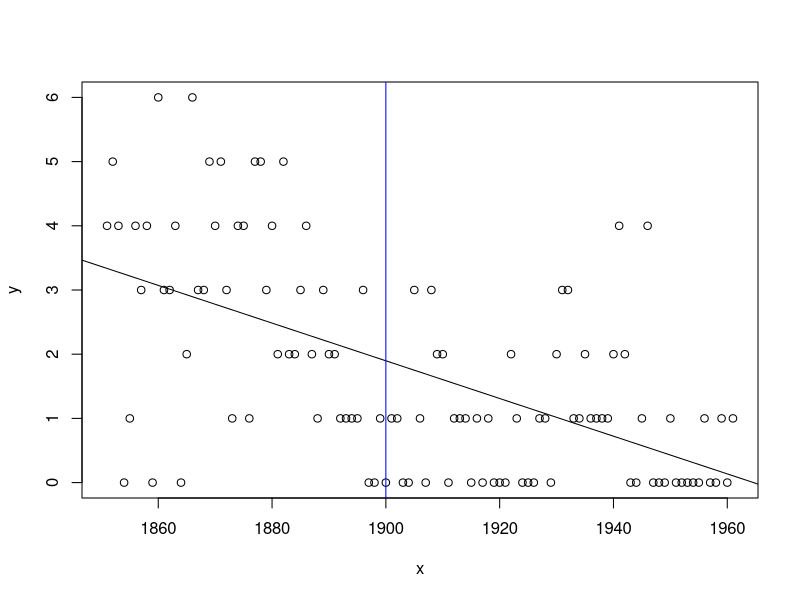
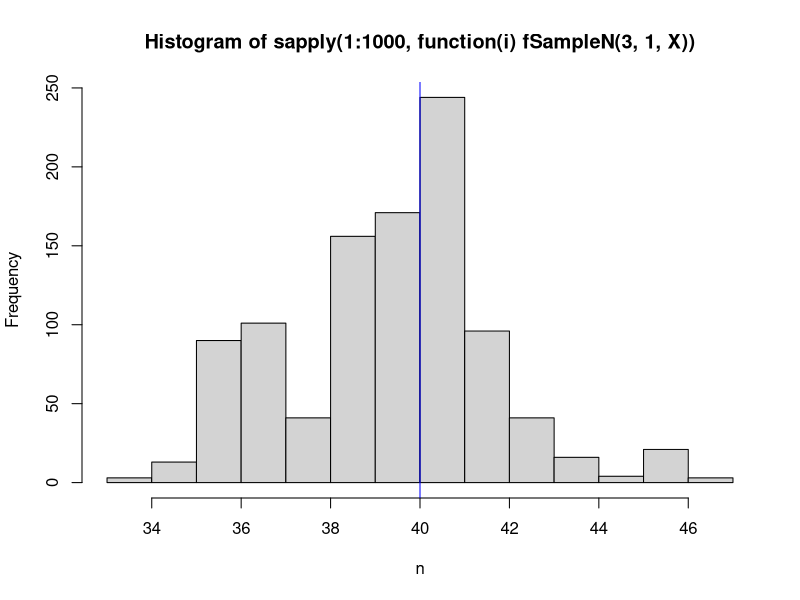
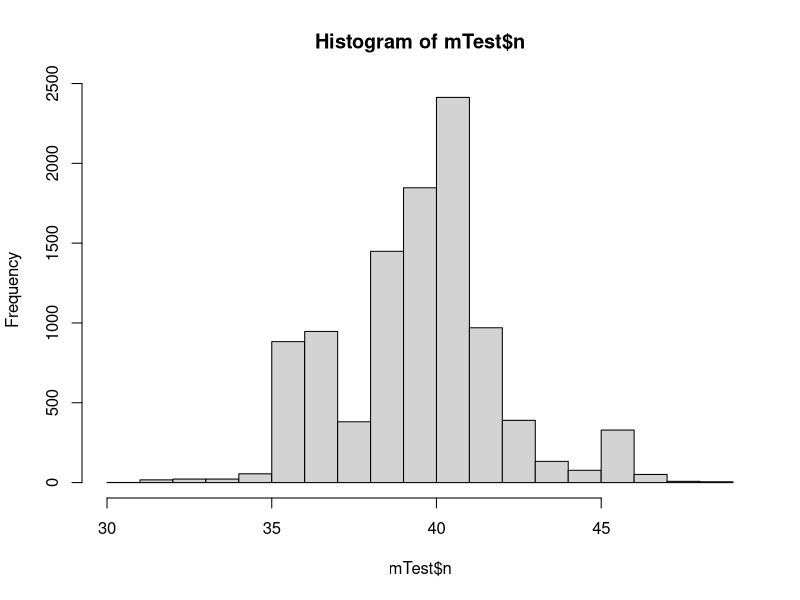

Here is the R script that generated these plots, in order: (Note: this script raises an error after producing the figures.)
## ---- chunk 1
coal_df <- read.csv("data/gibbs_coal.csv")
X <- coal_df$y
## ---- chunk 2
coal_df$y
## ---- chunk 3
plot(coal_df)
linear.model <- lm(coal_df$y ~ coal_df$x)
abline(linear.model)
summary(linear.model)

abline(v=1900, col="blue")
## ---- chunk 4
fPointnConditional <- function(n, X, lambda.1, lambda.2){
  N <- length(X)
  aSum.1 <- sum(X[1:n])
  aSum.2 <- sum(X[(n+1):N])
  if(n == 111){
    return(0)
  }else{
    return(lambda.1 ^ aSum.1 * exp(-n * lambda.1) * lambda.2 ^ aSum.2 *
             exp(-(N - n) * lambda.2))
  } 
}
  
## ---- chunk 5
fAllnConditional <- function(X, lambda.1, lambda.2){
  lProb <- sapply(seq_along(X), function(n) fPointnConditional(n, X, lambda.1, lambda.2))
  return(lProb / sum(lProb))
}

## ---- chunk 6
fSampleN <- function(lambda.1, lambda.2, X){
  sample(seq_along(X), 1, prob=fAllnConditional(X, lambda.1, lambda.2))
}
## ---- chunk 7
hist(sapply(1:1000, function(i) fSampleN(3, 1, X)), xlab='n')
abline(v=40, col="blue")
## ---- chunk 8
fSampleLambda1 <- function(X, a, b, n){
  aSum <- sum(X[1:n])
  return(rgamma(1, (a + aSum), (b + n)))
}
fSampleLambda2 <- function(X, a, b, n){
  N <- length(X)
  aSum <- sum(X[(n + 1):N])
  return(rgamma(1, (a + aSum), (b + N - n)))
}

## ---- chunk 9
fGibbsSingle <- function(n, lambda.1, lambda.2, X, a, b){
  n <- fSampleN(lambda.1, lambda.2, X)
  lambda.1 <- fSampleLambda1(X, a, b, n)
  lambda.2 <- fSampleLambda2(X, a, b, n)
  return(list(n=n, lambda.1=lambda.1, lambda.2=lambda.2))
}
## ---- chunk 10
fGibbs <- function(numIterations, n, lambda.1, lambda.2, X, a, b){
  mSamples <- matrix(nrow=numIterations, ncol=3)
  mSamples[1,] <- c(n, lambda.1, lambda.2)
  for(i in 2:numIterations){
    nPrev <- mSamples[(i - 1), 1]
    lambda.1Prev <- mSamples[(i - 1), 2]
    lambda.2Prev <- mSamples[(i - 1), 3]
    lParams <- fGibbsSingle(nPrev, lambda.1Prev, lambda.2Prev, X, a, b)
    mSamples[i,] <- c(lParams$n, lParams$lambda.1, lParams$lambda.2)
  }
  colnames(mSamples) <- c("n", "lambda.1", "lambda.2")
  return(as.data.frame(mSamples))
}
## ---- chunk 11
mTest <- fGibbs(10000, 40, 3, 1, X, 1, 1)
hist(mTest$n)
## ---- chunk 12
library("coda")
HPDinterval(obj = mTest)
## ---- chunk 13
library("bayestestR")
ci(mTest, method = "HDI", ci = 0.95)
